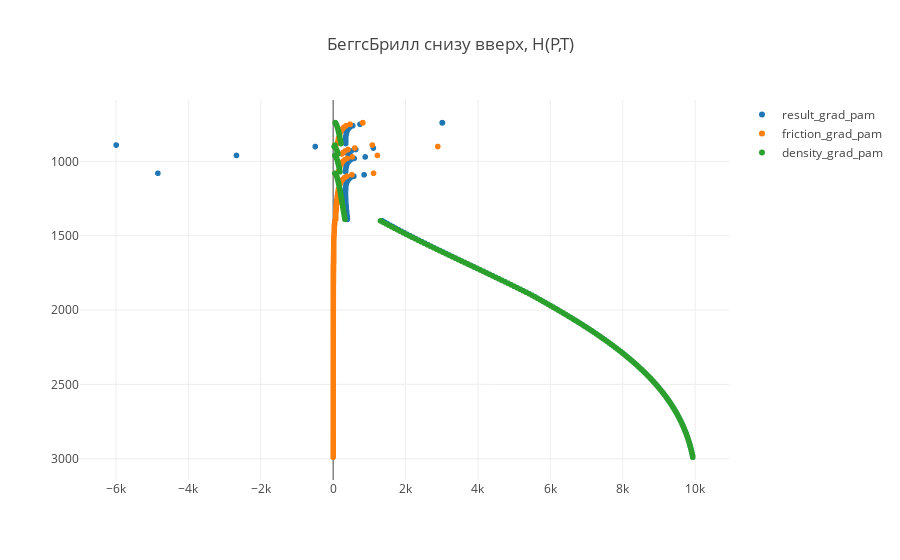

The notebook cell saved with this chart:
### Code cell
trace1 = trace(50)
trace2 = trace(53)
trace3 = trace(54)
data = [trace1, trace2, trace3]

plot()

### Figure 1 — Plotly figure (JSON) as saved in the notebook; plotly's stock layout.template omitted (floating-point values rounded to 4 significant figures; data arrays with more than 128 entries replaced by an {"elided": "..."} marker saying what was removed)
{"data": [{"mode": "markers", "name": "result_grad_pam", "type": "scattergl", "uid": "7e8d5a7a-2eea-4ae9-b08a-281955eba842", "x": {"elided": "300 float values"}, "y": {"elided": "300 int values"}}, {"mode": "markers", "name": "friction_grad_pam", "type": "scattergl", "uid": "1a8a3dae-8b15-4f7a-a667-ccc9b6784f06", "x": {"elided": "300 float values"}, "y": {"elided": "300 int values"}}, {"mode": "markers", "name": "density_grad_pam", "type": "scattergl", "uid": "b16bc54b-4042-4a2e-a1c1-1c9925f68b8c", "x": {"elided": "300 float values"}, "y": {"elided": "300 int values"}}], "layout": {"title": {"text": "БеггсБрилл снизу вверх, H(P,T)"}, "yaxis": {"autorange": "reversed"}}}
